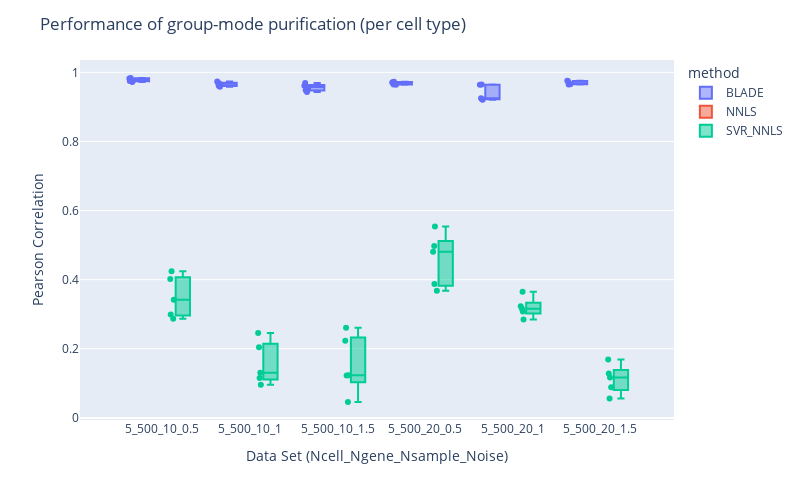

Notebook cell for this chart:
### Markdown cell above
### 2. Performance of gene expression purification

Performance for estimation of gene expression profiles per cell type can be compared.  
Group-mode purification is done by BLADE and SVR_NNLS.

### Code cell
fig = px.box(outcome_PerCell, y='Cor_Signature', color='method', x='dataset', points="all",
            labels=dict(Cor_Signature = "Pearson Correlation",
                        dataset = "Data Set (Ncell_Ngene_Nsample_Noise)"
                       )
            )

fig.update_layout(height=500, width=800,
                  title_text="Performance of group-mode purification (per cell type)")
fig.show()

### Figure 1 — Plotly figure (JSON) as saved in the notebook; plotly's stock layout.template omitted (floating-point values rounded to 4 significant figures)
{"data": [{"alignmentgroup": "True", "boxpoints": "all", "hovertemplate": "method=BLADE<br>Data Set (Ncell_Ngene_Nsample_Noise)=%{x}<br>Pearson Correlation=%{y}<extra></extra>", "legendgroup": "BLADE", "marker": {"color": "#636efa"}, "name": "BLADE", "notched": false, "offsetgroup": "BLADE", "orientation": "v", "showlegend": true, "type": "box", "x": ["5_500_10_0.5", "5_500_10_0.5", "5_500_10_0.5", "5_500_10_0.5", "5_500_10_0.5", "5_500_10_1", "5_500_10_1", "5_500_10_1", "5_500_10_1", "5_500_10_1", "5_500_10_1.5", "5_500_10_1.5", "5_500_10_1.5", "5_500_10_1.5", "5_500_10_1.5", "5_500_20_0.5", "5_500_20_0.5", "5_500_20_0.5", "5_500_20_0.5", "5_500_20_0.5", "5_500_20_1", "5_500_20_1", "5_500_20_1", "5_500_20_1", "5_500_20_1", "5_500_20_1.5", "5_500_20_1.5", "5_500_20_1.5", "5_500_20_1.5", "5_500_20_1.5"], "x0": " ", "xaxis": "x", "y": [0.9822, 0.976, 0.9718, 0.9751, 0.9837, 0.9738, 0.9679, 0.9582, 0.9686, 0.961, 0.9432, 0.9614, 0.9693, 0.9578, 0.9485, 0.9652, 0.9643, 0.9707, 0.9725, 0.9718, 0.9251, 0.921, 0.9225, 0.9649, 0.964, 0.9656, 0.9649, 0.9687, 0.9761, 0.9746], "y0": " ", "yaxis": "y"}, {"alignmentgroup": "True", "boxpoints": "all", "hovertemplate": "method=NNLS<br>Data Set (Ncell_Ngene_Nsample_Noise)=%{x}<br>Pearson Correlation=%{y}<extra></extra>", "legendgroup": "NNLS", "marker": {"color": "#EF553B"}, "name": "NNLS", "notched": false, "offsetgroup": "NNLS", "orientation": "v", "showlegend": true, "type": "box", "x": ["5_500_10_0.5", "5_500_10_0.5", "5_500_10_0.5", "5_500_10_0.5", "5_500_10_0.5", "5_500_10_1", "5_500_10_1", "5_500_10_1", "5_500_10_1", "5_500_10_1", "5_500_10_1.5", "5_500_10_1.5", "5_500_10_1.5", "5_500_10_1.5", "5_500_10_1.5", "5_500_20_0.5", "5_500_20_0.5", "5_500_20_0.5", "5_500_20_0.5", "5_500_20_0.5", "5_500_20_1", "5_500_20_1", "5_500_20_1", "5_500_20_1", "5_500_20_1", "5_500_20_1.5", "5_500_20_1.5", "5_500_20_1.5", "5_500_20_1.5", "5_500_20_1.5"], "x0": " ", "xaxis": "x", "y": [null, null, null, null, null, null, null, null, null, null, null, null, null, null, null, null, null, null, null, null, null, null, null, null, null, null, null, null, null, null], "y0": " ", "yaxis": "y"}, {"alignmentgroup": "True", "boxpoints": "all", "hovertemplate": "method=SVR_NNLS<br>Data Set (Ncell_Ngene_Nsample_Noise)=%{x}<br>Pearson Correlation=%{y}<extra></extra>", "legendgroup": "SVR_NNLS", "marker": {"color": "#00cc96"}, "name": "SVR_NNLS", "notched": false, "offsetgroup": "SVR_NNLS", "orientation": "v", "showlegend": true, "type": "box", "x": ["5_500_10_0.5", "5_500_10_0.5", "5_500_10_0.5", "5_500_10_0.5", "5_500_10_0.5", "5_500_10_1", "5_500_10_1", "5_500_10_1", "5_500_10_1", "5_500_10_1", "5_500_10_1.5", "5_500_10_1.5", "5_500_10_1.5", "5_500_10_1.5", "5_500_10_1.5", "5_500_20_0.5", "5_500_20_0.5", "5_500_20_0.5", "5_500_20_0.5", "5_500_20_0.5", "5_500_20_1", "5_500_20_1", "5_500_20_1", "5_500_20_1", "5_500_20_1", "5_500_20_1.5", "5_500_20_1.5", "5_500_20_1.5", "5_500_20_1.5", "5_500_20_1.5"], "x0": " ", "xaxis": "x", "y": [0.4241, 0.287, 0.299, 0.3419, 0.4018, 0.2046, 0.1157, 0.09598, 0.2455, 0.1305, 0.04596, 0.223, 0.1232, 0.2606, 0.1226, 0.3679, 0.3872, 0.4975, 0.5542, 0.4811, 0.3159, 0.2844, 0.3647, 0.3232, 0.308, 0.1167, 0.1288, 0.08883, 0.1687, 0.05575], "y0": " ", "yaxis": "y"}], "layout": {"boxmode": "group", "height": 500, "legend": {"title": {"text": "method"}, "tracegroupgap": 0}, "margin": {"t": 60}, "title": {"text": "Performance of group-mode purification (per cell type)"}, "width": 800, "xaxis": {"anchor": "y", "domain": [0, 1], "title": {"text": "Data Set (Ncell_Ngene_Nsample_Noise)"}}, "yaxis": {"anchor": "x", "domain": [0, 1], "title": {"text": "Pearson Correlation"}}}}
